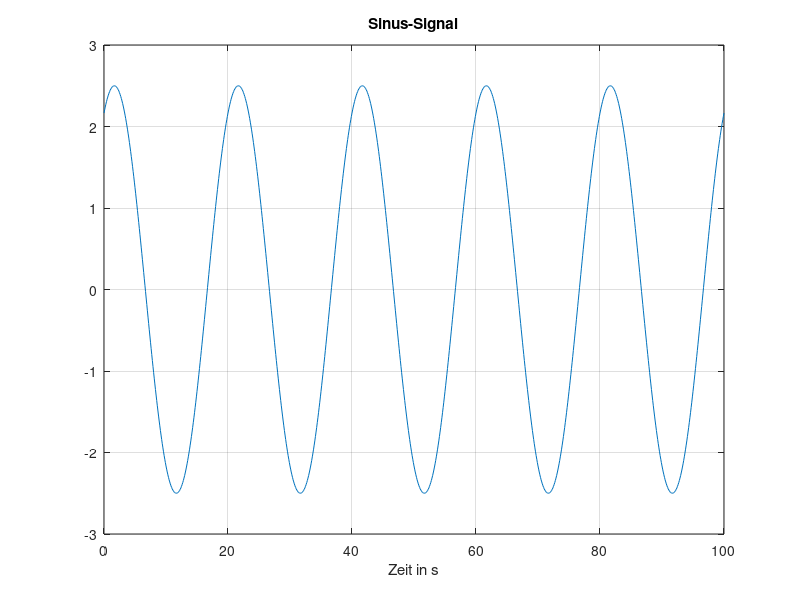
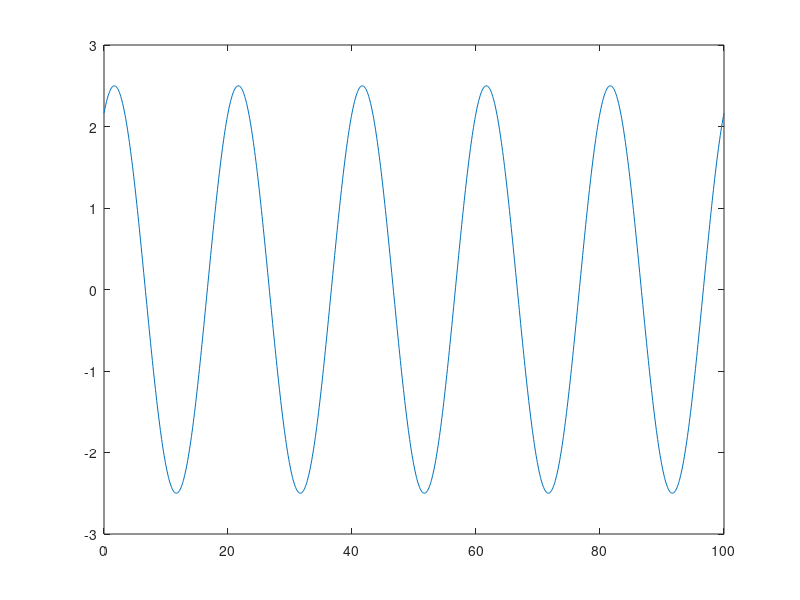

Write the MATLAB code that produced these figures, in order.
% Skript objekt_1.m in dem der Umgang mit MATLAB-Objekten
% demonstriert wird
clear;
% ------- plot-Objekt
t = 0:0.1:100;
x = 2.5*sin(2*pi*t/20 + pi/3);
y = 0.15*cos(2*pi*t/10 - pi/4);

% ------- Standard Aufruf
figure(1);    clf;
plot(t, x);
title('Sinus-Signal');   xlabel('Zeit in s');   grid on;

% ------- Aufruf mit Zeiger
figure(2);    clf;
zeiger1 = plot(t,x);
get(zeiger1);
